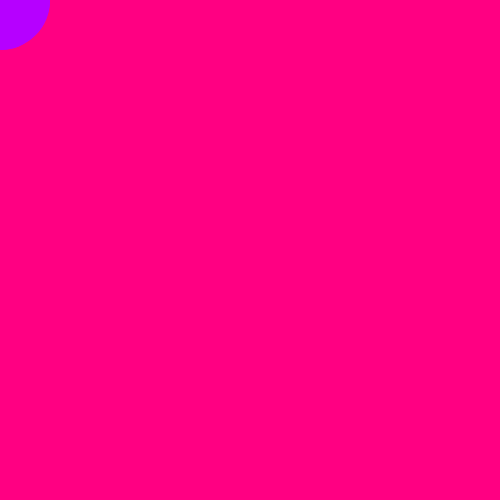
Frame 1 (no input)
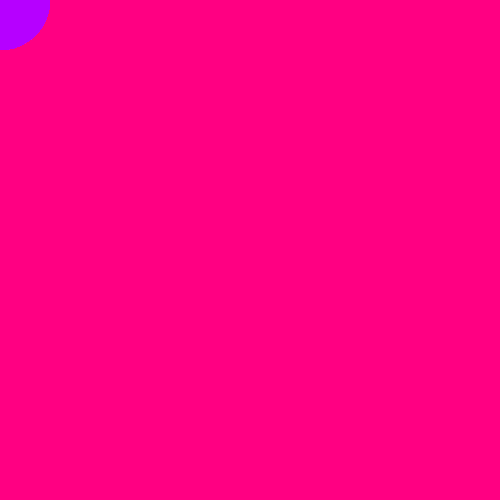
Frame 60 (no input)
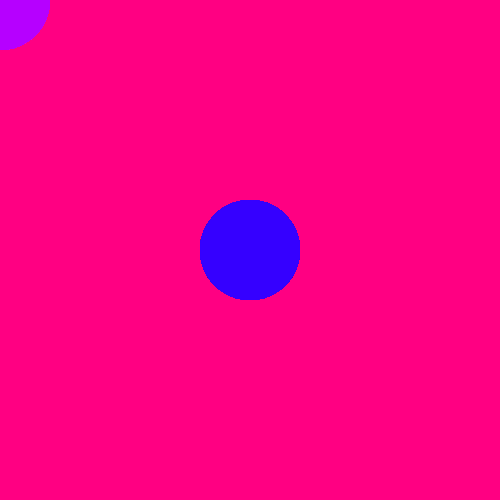
Frame 120 (the mouse pressed at the canvas centre since frame 60)

The p5.js sketch that drew these frames (run headless with seeded random() and noise() and a simulated clock; from frame 60 on, the mouse is pressed at the canvas centre):

// p5.js sketch
// ── sketch.js
let oldX, oldY;

function setup() {
	createCanvas(500, 500);
	background(255, 0, 130);
	//noLoop();
}


function draw() {
	if ( oldX != mouseX || oldY != mouseY){
		fill(random(255),0,255);
	}

		noStroke();
	ellipse(mouseX, mouseY, 100, 100);
	
	ellipse(mouseY, mouseX, 100, 100);

	oldX = mouseX;
	oldY = mouseY;
}
